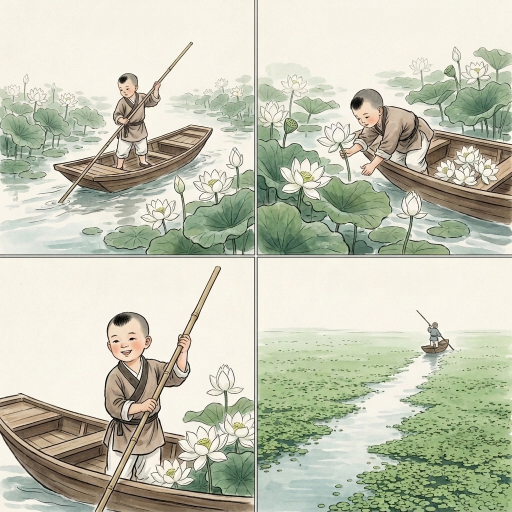
#> input picture zxt/data/blg/images/p1_master.png, 1024 x 1024 px, found by its file name (shown at 1/2 size)
$ python crop_poem_grid.py temp/master_grids/p1_master.png 1
#> lines starting #> are read from the running program, lines starting #| are printed output that depends on the picture
#!/usr/bin/env python3
"""
ZXT Poetry Master Grid Image Splitter & WebP Converter

Usage:
  python3 zxt/scripts/crop_poem_grid.py <master_image_file> <poem_id>

Example:
  python3 zxt/scripts/crop_poem_grid.py temp/master_grids/p1_master.png 1

Splits a 2x2 storyboard image into 4 individual line WebP assets:
  Top-Left (Panel 1)     -> zxt/web/public/assets/blg/poems/p1_l1.webp
  Top-Right (Panel 2)    -> zxt/web/public/assets/blg/poems/p1_l2.webp
  Bottom-Left (Panel 3)  -> zxt/web/public/assets/blg/poems/p1_l3.webp
  Bottom-Right (Panel 4) -> zxt/web/public/assets/blg/poems/p1_l4.webp
"""

import sys
import os
import json
try:
    from PIL import Image
except ImportError:
    print("Pillow not found. Installing via system or pip...")
    os.system("pip install Pillow")
    from PIL import Image


def crop_2x2_master_grid(master_path: str, poem_id: int, output_dir: str = "zxt/data/blg/images/cropped"):
#> called with master_path = 'temp/master_grids/p1_master.png', poem_id = 1, output_dir = 'zxt/data/blg/images/cropped'
    if not os.path.exists(master_path):
        print(f"Error: Master grid image not found at '{master_path}'")
        sys.exit(1)

    os.makedirs(output_dir, exist_ok=True)
    img = Image.open(master_path)
#> img is the input picture: PIL image 1024x1024 RGB; mean R, G, B 196, 198, 179.5
    w, h = img.size
#> w = 1024; h = 1024

    half_w, half_h = w // 2, h // 2
#> half_w = 512; half_h = 512

    # Quadrant bounding boxes: (left, upper, right, lower)
    quadrants = [
        (0, 0, half_w, half_h),           # Top-Left (Line 1)
        (half_w, 0, w, half_h),           # Top-Right (Line 2)
        (0, half_h, half_w, h),           # Bottom-Left (Line 3)
        (half_w, half_h, w, h)            # Bottom-Right (Line 4)
    ]

    print(f"Processing Master Grid: {master_path} ({w}x{h} px) for Poem #{poem_id}...")
#> (printed output is left out)

    # Aggressive inner margin trimming offset (8% slice of each quadrant) to eliminate outer black border lines completely
    inset_ratio = 0.08

    for line_idx, (l, u, r, b) in enumerate(quadrants, start=1):
        qw = r - l
        qh = b - u

        # Calculate inset box without outer black frames
        crop_l = int(l + qw * inset_ratio)
        crop_u = int(u + qh * inset_ratio)
        crop_r = int(r - qw * inset_ratio)
        crop_b = int(b - qh * inset_ratio)

        cropped = img.crop((crop_l, crop_u, crop_r, crop_b))
        # Resize trimmed panel to standard 1:1 square WebP target (400x400 px)
        resized = cropped.resize((400, 400), Image.Resampling.LANCZOS)
        out_filename = f"p{poem_id}_l{line_idx}.webp"
        out_path = os.path.join(output_dir, out_filename)

        resized.save(out_path, "WEBP", quality=85)
        print(f"  ✓ Trimmed & Cropped Line #{line_idx} -> {out_path}")
#> this loop made 4 passes
#> pass 1, in crop_2x2_master_grid, `cropped = img.crop((crop_l, crop_u, crop_r, crop_b))`:
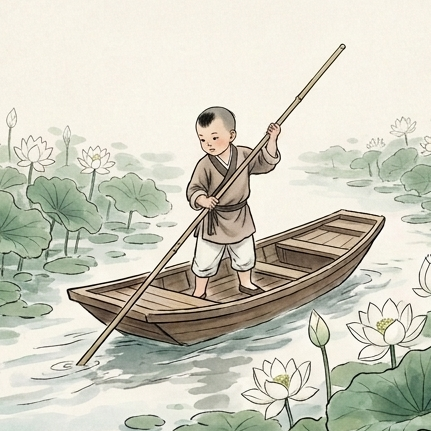
#> cropped: PIL image 431x431 RGB; mean R, G, B 205.2, 204.1, 189.7
#> pass 1, in crop_2x2_master_grid, `resized = cropped.resize((400, 400), Image.Resampling.LANCZOS)`:
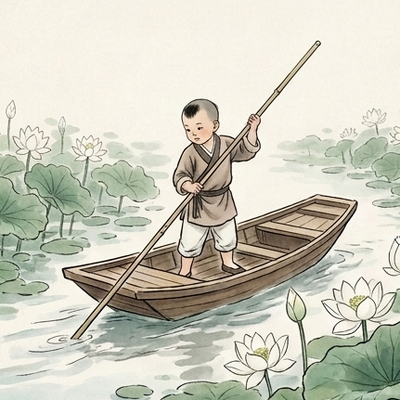
#> resized: PIL image 400x400 RGB; mean R, G, B 205.1, 204.1, 189.7
#> pass 2, in crop_2x2_master_grid, `cropped = img.crop((crop_l, crop_u, crop_r, crop_b))`:
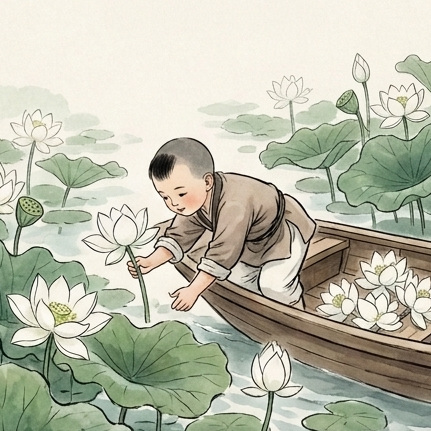
#> cropped: PIL image 431x431 RGB; mean R, G, B 188.8, 190.1, 172.5
#> pass 2, in crop_2x2_master_grid, `resized = cropped.resize((400, 400), Image.Resampling.LANCZOS)`:
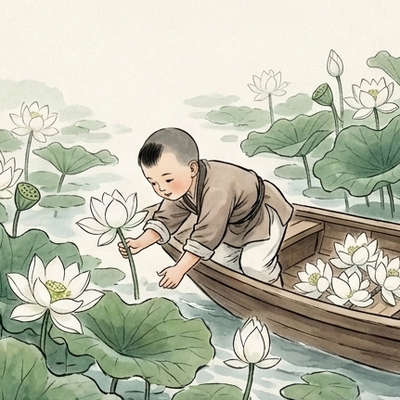
#> resized: PIL image 400x400 RGB; mean R, G, B 188.8, 190.1, 172.6
#> after the loop:
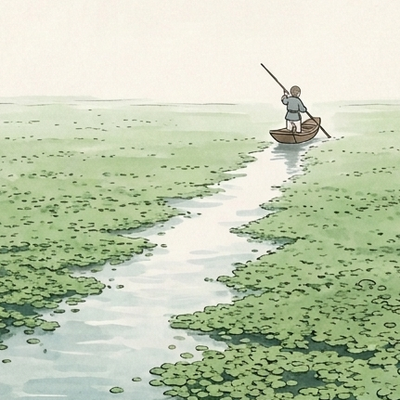
#> resized: PIL image 400x400 RGB; mean R, G, B 194.2, 204.9, 178.1

    # Update status in poem-image-prompts.json
    prompt_file = "zxt/data/blg/poem-image-prompts.json"
    if os.path.exists(prompt_file):
        try:
            with open(prompt_file, "r", encoding="utf-8") as f:
                prompts_data = json.load(f)
            for item in prompts_data:
                if item.get("poem_id") == poem_id:
                    item["status"] = "cropped"
            with open(prompt_file, "w", encoding="utf-8") as f:
                json.dump(prompts_data, f, ensure_ascii=False, indent=2)
            print(f"  ✓ Updated status for Poem #{poem_id} to 'cropped' in {prompt_file}")
        except Exception as e:
            print(f"  ⚠ Note: Could not update status in prompt file: {e}")

    print("Success: All 4 panels cropped and saved to WebP.")


if __name__ == "__main__":
    if len(sys.argv) < 3:
        print("Usage: python3 zxt/scripts/crop_poem_grid.py <master_image_path> <poem_id>")
        sys.exit(1)

    master_image = sys.argv[1]
    p_id = int(sys.argv[2])
    crop_2x2_master_grid(master_image, p_id)

$ run again, with zxt/data/blg/images/p10_master.png copied over zxt/data/blg/images/p1_master.png
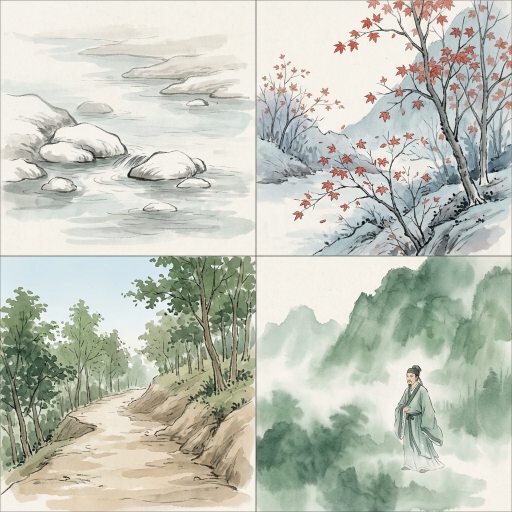
#> input picture zxt/data/blg/images/p10_master.png, 1024 x 1024 px, found by its file name (shown at 1/2 size)
#> in crop_2x2_master_grid, img is the input picture: PIL image 1024x1024 RGB; mean R, G, B 193.4, 197, 185
#> (printed output is left out)
#> the loop in crop_2x2_master_grid, `for line_idx, (l, u, r, b) in enumerate(quadrants, start=1):` made 4 passes
#> pass 1, in crop_2x2_master_grid, `cropped = img.crop((crop_l, crop_u, crop_r, crop_b))`:
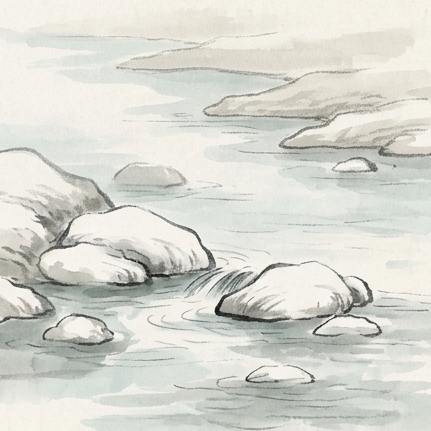
#> cropped: PIL image 431x431 RGB; mean R, G, B 216.3, 216.8, 209
#> after the loop in crop_2x2_master_grid, `for line_idx, (l, u, r, b) in enumerate(quadrants, start=1):`:
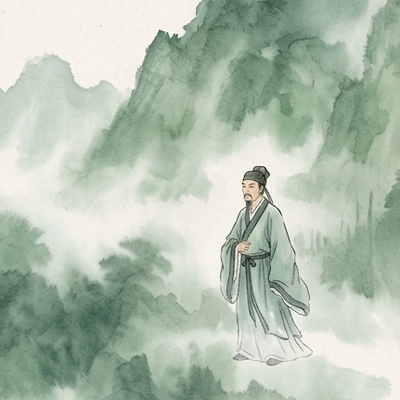
#> resized: PIL image 400x400 RGB; mean R, G, B 179.1, 193.1, 176.5

$ run again, with zxt/data/blg/images/p11_master.png copied over zxt/data/blg/images/p1_master.png
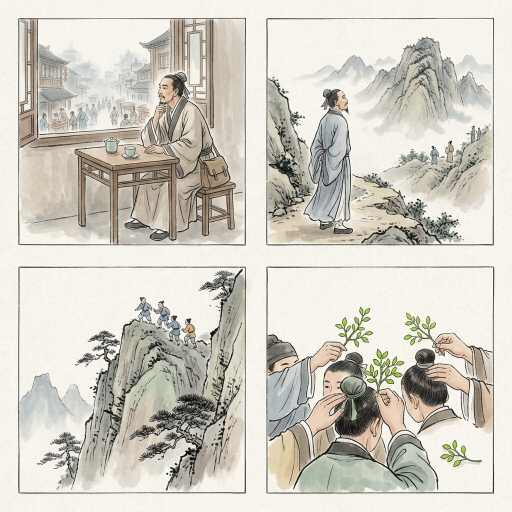
#> input picture zxt/data/blg/images/p11_master.png, 1024 x 1024 px, found by its file name (shown at 1/2 size)
#> in crop_2x2_master_grid, img is the input picture: PIL image 1024x1024 RGB; mean R, G, B 208.5, 204.7, 194.7
#> (printed output is left out)
#> the loop in crop_2x2_master_grid, `for line_idx, (l, u, r, b) in enumerate(quadrants, start=1):` made 4 passes
#> pass 1, in crop_2x2_master_grid, `resized = cropped.resize((400, 400), Image.Resampling.LANCZOS)`:
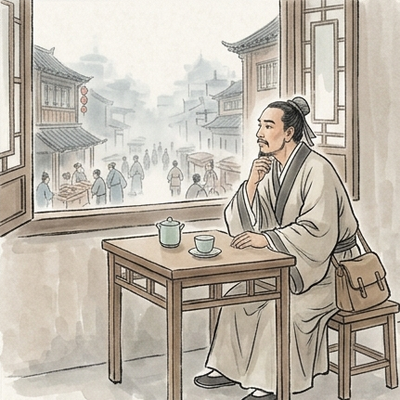
#> resized: PIL image 400x400 RGB; mean R, G, B 189.6, 181.8, 170.1
#> after the loop in crop_2x2_master_grid, `for line_idx, (l, u, r, b) in enumerate(quadrants, start=1):`:
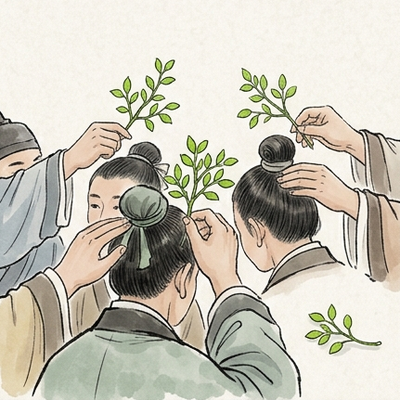
#> resized: PIL image 400x400 RGB; mean R, G, B 200.2, 196.2, 183.1

$ run again, with zxt/data/blg/images/p12_master.png copied over zxt/data/blg/images/p1_master.png
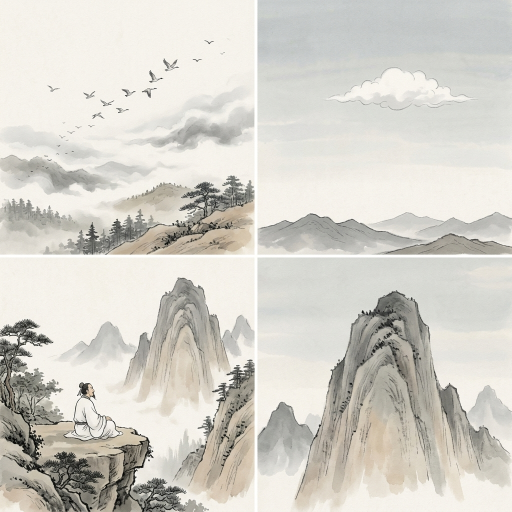
#> input picture zxt/data/blg/images/p12_master.png, 1024 x 1024 px, found by its file name (shown at 1/2 size)
#> in crop_2x2_master_grid, img is the input picture: PIL image 1024x1024 RGB; mean R, G, B 211.6, 209.1, 201.4
#> (printed output is left out)
#> the loop in crop_2x2_master_grid, `for line_idx, (l, u, r, b) in enumerate(quadrants, start=1):` made 4 passes
#> pass 1, in crop_2x2_master_grid, `cropped = img.crop((crop_l, crop_u, crop_r, crop_b))`:
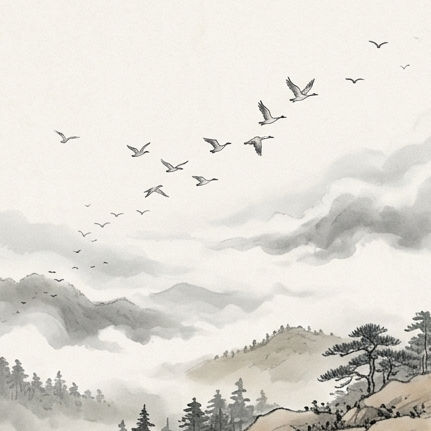
#> cropped: PIL image 431x431 RGB; mean R, G, B 224.2, 221.4, 214.1
#> after the loop in crop_2x2_master_grid, `for line_idx, (l, u, r, b) in enumerate(quadrants, start=1):`:
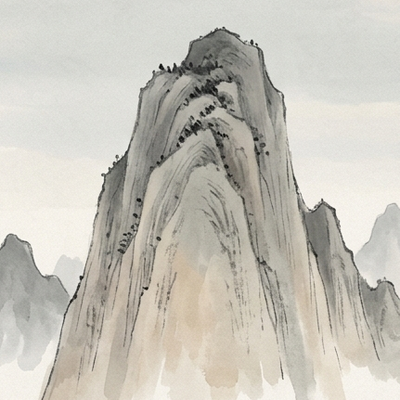
#> resized: PIL image 400x400 RGB; mean R, G, B 198.7, 195.5, 186.2
